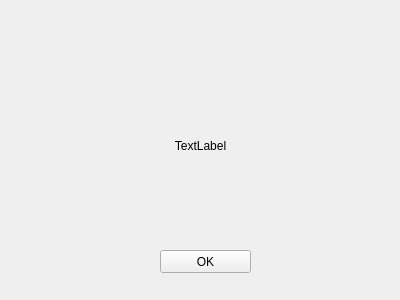
<?xml version="1.0" encoding="UTF-8"?>
<ui version="4.0">
 <class>AccessWindow</class>
 <widget class="QWidget" name="AccessWindow">
  <property name="geometry">
   <rect>
    <x>0</x>
    <y>0</y>
    <width>400</width>
    <height>300</height>
   </rect>
  </property>
  <property name="sizePolicy">
   <sizepolicy hsizetype="Fixed" vsizetype="Fixed">
    <horstretch>0</horstretch>
    <verstretch>0</verstretch>
   </sizepolicy>
  </property>
  <property name="windowTitle">
   <string>Form</string>
  </property>
  <widget class="QPushButton" name="okButton">
   <property name="geometry">
    <rect>
     <x>160</x>
     <y>250</y>
     <width>91</width>
     <height>23</height>
    </rect>
   </property>
   <property name="text">
    <string>OK</string>
   </property>
  </widget>
  <widget class="QLabel" name="label">
   <property name="geometry">
    <rect>
     <x>0</x>
     <y>130</y>
     <width>401</width>
     <height>31</height>
    </rect>
   </property>
   <property name="text">
    <string>TextLabel</string>
   </property>
   <property name="alignment">
    <set>Qt::AlignCenter</set>
   </property>
  </widget>
 </widget>
 <resources/>
 <connections/>
</ui>
